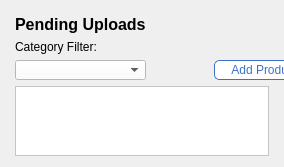
      <widget class="QWidget" name="pendingPage">
       <layout class="QGridLayout" name="gridLayout_5">
        <property name="leftMargin">
         <number>15</number>
        </property>
        <property name="topMargin">
         <number>15</number>
        </property>
        <property name="rightMargin">
         <number>15</number>
        </property>
        <item row="1" column="0">
         <widget class="QLabel" name="pendCatLbl">
          <property name="text">
           <string>Category Filter:</string>
          </property>
         </widget>
        </item>
        <item row="2" column="0">
         <widget class="QComboBox" name="pendCatCombo">
          <property name="sizePolicy">
           <sizepolicy hsizetype="Preferred" vsizetype="Fixed">
            <horstretch>0</horstretch>
            <verstretch>0</verstretch>
           </sizepolicy>
          </property>
          <property name="minimumSize">
           <size>
            <width>81</width>
            <height>20</height>
           </size>
          </property>
          <property name="maximumSize">
           <size>
            <width>158</width>
            <height>20</height>
           </size>
          </property>
          <property name="styleSheet">
           <string notr="true">background-color: rgb(255, 255, 255);</string>
          </property>
         </widget>
        </item>
        <item row="3" column="0" colspan="3">
         <widget class="QTableView" name="pendTable">
          <property name="styleSheet">
           <string notr="true">alternate-background-color: rgb(241, 241, 241);
background-color: rgb(255, 255, 255);</string>
          </property>
          <property name="sizeAdjustPolicy">
           <enum>QAbstractScrollArea::AdjustToContents</enum>
          </property>
          <property name="selectionBehavior">
           <enum>QAbstractItemView::SelectRows</enum>
          </property>
          <property name="sortingEnabled">
           <bool>true</bool>
          </property>
          <attribute name="horizontalHeaderCascadingSectionResizes">
           <bool>true</bool>
          </attribute>
          <attribute name="verticalHeaderVisible">
           <bool>false</bool>
          </attribute>
         </widget>
        </item>
        <item row="2" column="2">
         <widget class="QPushButton" name="addPendProdBtn">
          <property name="sizePolicy">
           <sizepolicy hsizetype="Ignored" vsizetype="Preferred">
            <horstretch>0</horstretch>
            <verstretch>0</verstretch>
           </sizepolicy>
          </property>
          <property name="minimumSize">
           <size>
            <width>111</width>
            <height>20</height>
           </size>
          </property>
          <property name="maximumSize">
           <size>
            <width>111</width>
            <height>20</height>
           </size>
          </property>
          <property name="cursor">
           <cursorShape>PointingHandCursor</cursorShape>
          </property>
          <property name="styleSheet">
           <string notr="true">QPushButton{border-color: rgb(62, 112, 201);
background-color: rgb(255, 255, 255);
color: rgb(62, 112, 201);
border-radius: 5px;
border-style: solid;
border-width: 1px;
}
QPushButton:pressed{
background-color:  rgb(62, 112, 201);
border-color: rgb(255,255,255);
color: rgb(255,255,255);
}</string>
          </property>
          <property name="text">
           <string>Add Product +</string>
          </property>
         </widget>
        </item>
        <item row="0" column="0">
         <widget class="QLabel" name="pendUploadsLbl">
          <property name="text">
           <string>&lt;html&gt;&lt;head/&gt;&lt;body&gt;&lt;p&gt;&lt;span style=&quot; font-size:12pt; font-weight:600;&quot;&gt;Pending Uploads&lt;/span&gt;&lt;/p&gt;&lt;/body&gt;&lt;/html&gt;</string>
          </property>
         </widget>
        </item>
       </layout>
      </widget>
